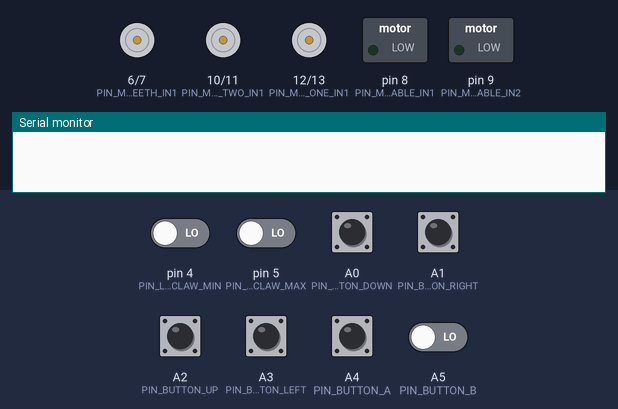
This sketch was run on a simulated Arduino Uno, built with avr-gcc and run on an emulated ATmega328P. Shown: motor-driver pin pairs drawn as motors (green arrow = first pin HIGH = forward, orange = second pin HIGH = backward, longer = more drive), switched loads named in the sketch (green lamp = pin HIGH), the last lines printed to the serial monitor. The inputs (shaded band) are chosen by the test bench; at power-on: A0 (PIN_BUTTON_DOWN), A1 (PIN_BUTTON_RIGHT), A2 (PIN_BUTTON_UP), A3 (PIN_BUTTON_LEFT), A4 (PIN_BUTTON_A), A5 (PIN_BUTTON_B), pin 4 (PIN_LIMIT_CLAW_MIN), pin 5 (PIN_LIMIT_CLAW_MAX) LOW.

Above: at 1.2 s.
1.3 s: A0 (PIN_BUTTON_DOWN) pulled HIGH for 0.15 s
At 1.47 s:
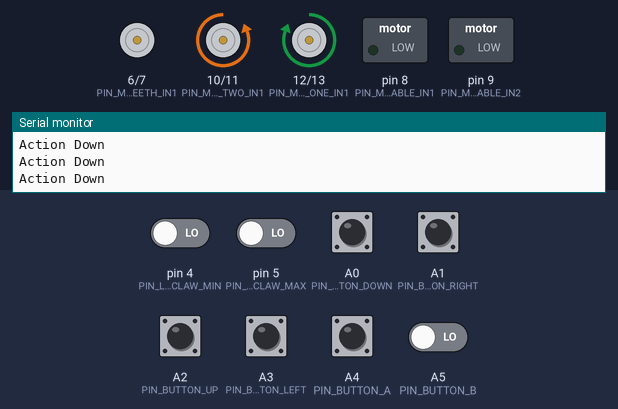
3.0 s: A1 (PIN_BUTTON_RIGHT) pulled HIGH for 0.15 s
At 3.18 s:
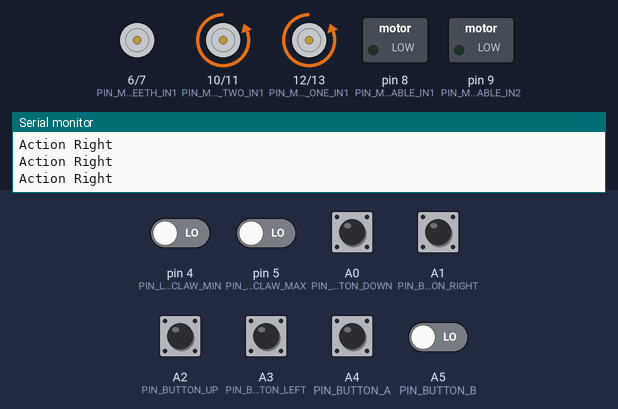
4.7 s: A2 (PIN_BUTTON_UP) pulled HIGH for 0.15 s
At 4.88 s:
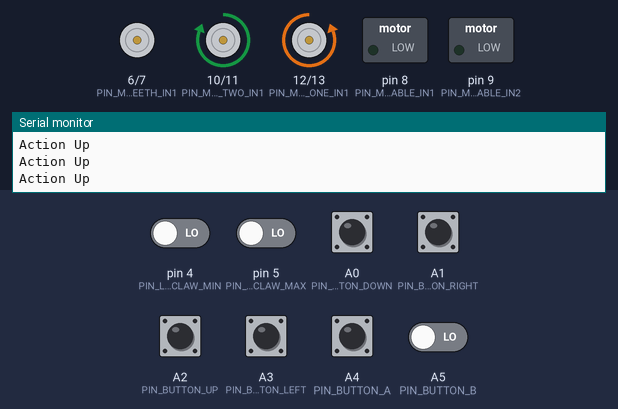
6.4 s: A3 (PIN_BUTTON_LEFT) pulled HIGH for 0.15 s
At 6.58 s:
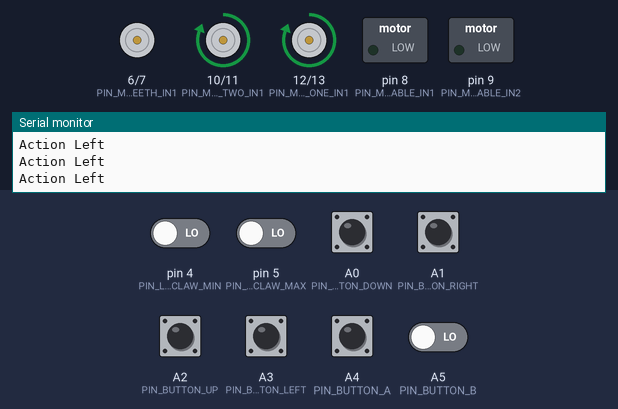
8.1 s: A4 (PIN_BUTTON_A) pulled HIGH for 0.15 s
At 9.4 s:
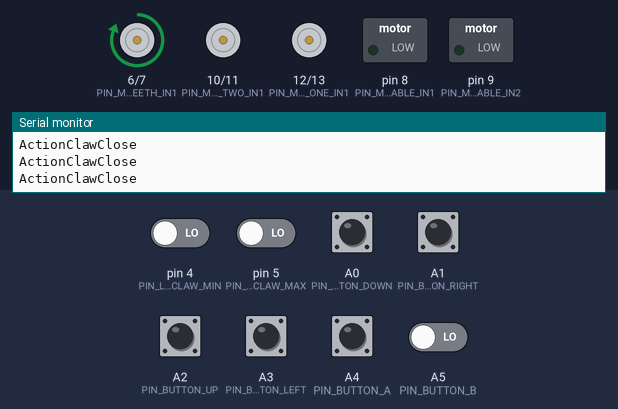
9.7 s: pin 4 (PIN_LIMIT_CLAW_MIN) driven HIGH
At 10.8 s:
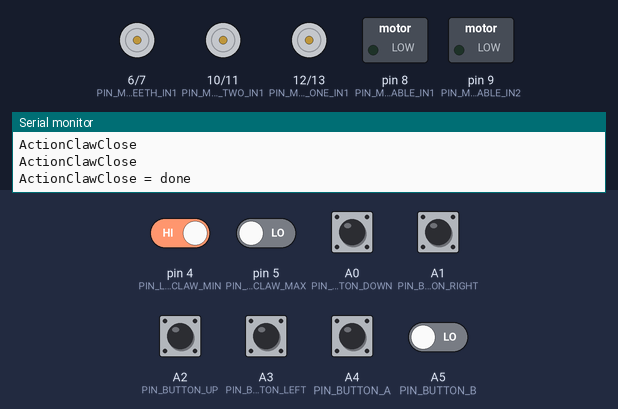
Timing chart, 0 to 12.7 s (numbered marks = the images above; inputs shaded):
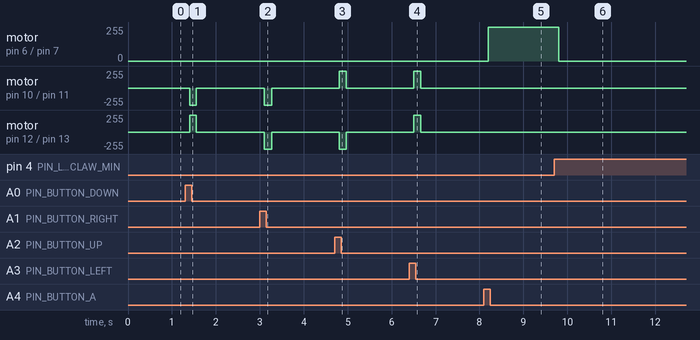

Measured:
- after the input at 1.3 s, motor on pin 10 (PIN_MOTOR_TWO_IN1) / pin 11 (PIN_MOTOR_TWO_IN2): stopped → backward 255/255 after 0.10 s, → stopped 0.15 s later; motor on pin 12 (PIN_MOTOR_ONE_IN1) / pin 13 (PIN_MOTOR_ONE_IN2): stopped → forward 255/255 after 0.10 s, → stopped 0.15 s later
- after the input at 3.0 s, motor on pin 10 (PIN_MOTOR_TWO_IN1) / pin 11 (PIN_MOTOR_TWO_IN2), motor on pin 12 (PIN_MOTOR_ONE_IN1) / pin 13 (PIN_MOTOR_ONE_IN2): stopped → backward 255/255 after 0.10 s, → stopped 0.17 s later
- after the input at 4.7 s, motor on pin 10 (PIN_MOTOR_TWO_IN1) / pin 11 (PIN_MOTOR_TWO_IN2): stopped → forward 255/255 after 0.10 s, → stopped 0.16 s later; motor on pin 12 (PIN_MOTOR_ONE_IN1) / pin 13 (PIN_MOTOR_ONE_IN2): stopped → backward 255/255 after 0.10 s, → stopped 0.16 s later
- after the input at 6.4 s, motor on pin 10 (PIN_MOTOR_TWO_IN1) / pin 11 (PIN_MOTOR_TWO_IN2), motor on pin 12 (PIN_MOTOR_ONE_IN1) / pin 13 (PIN_MOTOR_ONE_IN2): stopped → forward 255/255 after 0.10 s, → stopped 0.15 s later
- after the input at 8.1 s, motor on pin 6 (PIN_MOTOR_CLAW_TEETH_IN1) / pin 7 (PIN_MOTOR_CLAW_TEETH_IN2): stopped → forward 255/255 after 0.10 s
- after the input at 9.7 s, motor on pin 6 (PIN_MOTOR_CLAW_TEETH_IN1) / pin 7 (PIN_MOTOR_CLAW_TEETH_IN2): forward 255/255 → stopped after 0.11 s

The sketch:

ClawGame.ino
```cpp
// Pins
// ------------------------------------------------------------------------------------

const int PIN_BUTTON_UP         = A2 ;
const int PIN_BUTTON_RIGHT      = A1 ;
const int PIN_BUTTON_DOWN       = A0 ;
const int PIN_BUTTON_LEFT       = A3 ;
const int PIN_BUTTON_A          = A4 ;
const int PIN_BUTTON_B          = A5 ;

const int PIN_LIMIT_CLAW_MAX    =  5 ;
const int PIN_LIMIT_CLAW_MIN    =  4 ;

const int PIN_MOTOR_CLAW_TEETH_IN1  =  6;
const int PIN_MOTOR_CLAW_TEETH_IN2  =  7;
const int PIN_MOTOR_CLAW_CABLE_IN1  =  8;
const int PIN_MOTOR_CLAW_CABLE_IN2  =  9;
const int PIN_MOTOR_TWO_IN1         = 10;
const int PIN_MOTOR_TWO_IN2         = 11;
const int PIN_MOTOR_ONE_IN1         = 12;
const int PIN_MOTOR_ONE_IN2         = 13;


// Constants
// ------------------------------------------------------------------------------------
const int  MIN_BUTTON_VALUE     = 1000;
const long TIME_BUTTON_DEBOUNCE = 100;
const int  MAX_CABLE_LENGTH     = 10;

// ------------------------------------------------------------------------------------

class CMotor {
  private:
    int m_pin_in1;
    int m_pin_in2;

    unsigned char m_motorSpeed;

  public:
    void Init( int pin_in1, int pin_in2 ) {
      // this->m_pin_speed = pin_speed ;
      this->m_pin_in1   = pin_in1 ;
      this->m_pin_in2   = pin_in2 ;

      // Set the pin modes.
      pinMode(this->m_pin_in1,  OUTPUT);
      pinMode(this->m_pin_in2,  OUTPUT);

      this->Stop() ; // Start with the motor stopped.
    }

    void Forward() {
      digitalWrite(this->m_pin_in1,  LOW); // DC motor rotates clockwise
      digitalWrite(this->m_pin_in2,  HIGH);
    }

    void Reverse() {
      digitalWrite(this->m_pin_in1,  HIGH); // DC motor rotates counter-clockwise
      digitalWrite(this->m_pin_in2,  LOW);
    }

    void Stop() {
      digitalWrite(this->m_pin_in1,  LOW); // DC motor rotates counter-clockwise
      digitalWrite(this->m_pin_in2,  LOW);
    }

};

// ------------------------------------------------------------------------------------


class CButton
{
  private:
    int m_pin;
    boolean m_value ;
    boolean m_lastButtonState ;
    long m_lastDebounceTime ;

  public:
    void Init( int pin, int type=INPUT ) {
      this->m_lastDebounceTime  = 0 ;
      this->m_lastButtonState   = false ;
      this->m_value             = false ;

      this->m_pin = pin;
      pinMode(this->m_pin, INPUT);
    }
    int GetPin() {
      return this->m_pin ;
    }
    int ReadValue() {
      return digitalRead( this->GetPin() );
    }

    boolean GetValue() {
      int reading   = this->ReadValue() ;
      long now      = (long)millis();    // get current time

      if( reading != this->m_lastButtonState ) {
        this->m_lastDebounceTime = now ;
        this->m_lastButtonState  = reading ;
      }

      // debounce the button (Check if a stable, changed state has occured)
      if (now - this->m_lastDebounceTime > TIME_BUTTON_DEBOUNCE  ) {
        this->m_value = reading ;
      }

      /*
      Serial.print( "P[" );
      Serial.print( this->GetPin() );
      Serial.print( "] reading [" );
      Serial.print( reading );
      Serial.print( "] value [" );
      Serial.print( m_value );
      Serial.print( "] lastState [" );
      Serial.print( m_lastButtonState );
      Serial.print( "] Delta [" );
      Serial.print( now - this->m_lastDebounceTime );
      Serial.println( "]" );
      */

      return this->m_value;
    }
};


// ------------------------------------------------------------------------------------

class CClaw
{
  private:

    // Joystick.
    CButton m_buttonMoveUp;
    CButton m_buttonMoveRight;
    CButton m_buttonMoveDown;
    CButton m_buttonMoveLeft;

    // Buttons
    CButton m_buttonA;
    CButton m_buttonB;

    // Limit switches
    CButton m_buttonLimitClawMax;
    CButton m_buttonLimitClawMin;

    // Motors
    CMotor m_motorClawTeeth;
    CMotor m_motorClawCable;
    CMotor m_motorOne;
    CMotor m_motorTwo;

    // Claw movment.
    void ActionMoveUp();
    void ActionMoveDown();
    void ActionMoveRight();
    void ActionMoveLeft();

    // Claw Action
    void ActionClawOpen();
    void ActionClawClose();
    void ActionClawRise();
    void ActionClawDrop();

    boolean m_bClawCableState ;
    boolean m_bClawTeethState;

  public:
    void Init( );
    void Loop();

    void DelayWithUpdate( int time ) ;
};

void CClaw::Init( ) {

  // Joystick
  this->m_buttonMoveUp.Init    (PIN_BUTTON_UP    );
  this->m_buttonMoveRight.Init (PIN_BUTTON_RIGHT );
  this->m_buttonMoveDown.Init  (PIN_BUTTON_DOWN  );
  this->m_buttonMoveLeft.Init  (PIN_BUTTON_LEFT  );

  // Buttons
  this->m_buttonA.Init         (PIN_BUTTON_A     );
  this->m_buttonB.Init         (PIN_BUTTON_B     );

  // Claw limit switches.
  this->m_buttonLimitClawMax.Init( PIN_LIMIT_CLAW_MAX );
  this->m_buttonLimitClawMin.Init( PIN_LIMIT_CLAW_MIN );

  // Motors
  this->m_motorClawCable.Init ( PIN_MOTOR_CLAW_CABLE_IN1,  PIN_MOTOR_CLAW_CABLE_IN2 );
  this->m_motorClawTeeth.Init ( PIN_MOTOR_CLAW_TEETH_IN1,  PIN_MOTOR_CLAW_TEETH_IN2 );
  this->m_motorOne.Init       ( PIN_MOTOR_ONE_IN1,         PIN_MOTOR_ONE_IN2 );
  this->m_motorTwo.Init       ( PIN_MOTOR_TWO_IN1,         PIN_MOTOR_TWO_IN2 );

  this->m_bClawCableState = false;
  this->m_bClawTeethState = false;
}

void CClaw::DelayWithUpdate( int time ) {
  while(time > 0 ) {
    delay(2);
    time -= 2 ;

    // Joystick
    this->m_buttonMoveUp.GetValue();
    this->m_buttonMoveRight.GetValue();
    this->m_buttonMoveDown.GetValue();
    this->m_buttonMoveLeft.GetValue();

    // Buttons
    this->m_buttonA.GetValue();
    this->m_buttonB.GetValue();

    // Claw limit switches.
    this->m_buttonLimitClawMax.GetValue();
    this->m_buttonLimitClawMin.GetValue();
  }
}

void CClaw::Loop() {

    // Cable
    if( this->m_buttonA.GetValue() ) {
        Serial.println( "m_buttonA" );
        if( this->m_bClawCableState ) {
            this->ActionClawOpen();
            this->m_bClawCableState = !this->m_bClawCableState ;
        } else {
            this->ActionClawClose();
            this->m_bClawCableState = !this->m_bClawCableState ;
        }

        DelayWithUpdate(1000);
    }

    // Teeth
    if( this->m_buttonB.GetValue() ) {
        Serial.println( "m_buttonB" );
        if( this->m_bClawTeethState ) {
            this->ActionClawDrop();
            this->m_bClawTeethState = !this->m_bClawTeethState ;
        } else {
            this->ActionClawRise();
            this->m_bClawTeethState = !this->m_bClawTeethState ;
        }
        DelayWithUpdate(1000);
    }

    if( this->m_buttonLimitClawMax.GetValue() ) {
        Serial.println( "m_buttonLimitClawMax " );
    }
    if( this->m_buttonLimitClawMin.GetValue() ) {
        Serial.println( "m_buttonLimitClawMin " );
    }


    // Move the motors
    if( this->m_buttonMoveUp.GetValue() ) {
        this->ActionMoveUp();
    } else if( this->m_buttonMoveDown.GetValue()  ) {
        this->ActionMoveDown();
    } else if( this->m_buttonMoveRight.GetValue() ) {
        this->ActionMoveRight();
    } else if( this->m_buttonMoveLeft.GetValue() ) {
        this->ActionMoveLeft();
    } else {
        this->m_motorOne.Stop();
        this->m_motorTwo.Stop();
    }
}

/**
 *       | Motor1 | Motor2 |
 * -------------------------
 * Right |   +    |   +    |
 * Left  |   -    |   -    |
 * Up    |   +    |   -    |
 * Down  |   -    |   +    |
 */

void CClaw::ActionMoveUp() {
    // Reset the up button values
    Serial.println( "Action Up " );
    this->m_motorOne.Forward();
    this->m_motorTwo.Reverse();
}
void CClaw::ActionMoveDown() {
    // Reset the up button values
    Serial.println( "Action Down " );
    this->m_motorOne.Reverse();
    this->m_motorTwo.Forward();
}
void CClaw::ActionMoveRight() {
    // Reset the up button values
    Serial.println( "Action Right " );
    this->m_motorOne.Forward();
    this->m_motorTwo.Forward();
}
void CClaw::ActionMoveLeft() {
    // Reset the up button values
    Serial.println( "Action Left " );
    this->m_motorOne.Reverse();
    this->m_motorTwo.Reverse();
}


void CClaw::ActionClawOpen() {
    while( ! this->m_buttonLimitClawMax.GetValue() ) {
        this->m_motorClawTeeth.Forward();
        Serial.println( "ActionClawOpen" );
    }
    this->m_motorClawTeeth.Stop();
    Serial.println( "ActionClawOpen = done" );
}
void CClaw::ActionClawClose(){
    while( ! this->m_buttonLimitClawMin.GetValue() ) {
        this->m_motorClawTeeth.Reverse();
        Serial.println( "ActionClawClose" );
    }
    this->m_motorClawTeeth.Stop();
    Serial.println( "ActionClawClose = done" );
}

void CClaw::ActionClawRise() {
    for( int i = 0 ; i < MAX_CABLE_LENGTH ; i++ ) {
        this->m_motorClawCable.Forward();
        Serial.println( "ActionClawRise" );
        DelayWithUpdate(500);
    }
    this->m_motorClawCable.Stop();
    Serial.println( "ActionClawRise = done" );
}

void CClaw::ActionClawDrop() {
    for( int i = 0 ; i < MAX_CABLE_LENGTH ; i++ ) {
        this->m_motorClawCable.Reverse();
        Serial.println( "ActionClawDrop" );
        DelayWithUpdate(500);
    }
    this->m_motorClawCable.Stop();
    Serial.println( "ActionClawDrop = done" );
}


// ------------------------------------------------------------------------------------
CClaw gClaw;
void setup() {
    // initialize serial communications at 9600 bps:
    Serial.begin(9600);
    gClaw.Init( );
}

void loop() {
    gClaw.Loop();

    // wait 2 milliseconds before the next loop
    // for the analog-to-digital converter to settle
    // after the last reading:
    gClaw.DelayWithUpdate(2);
}
```
